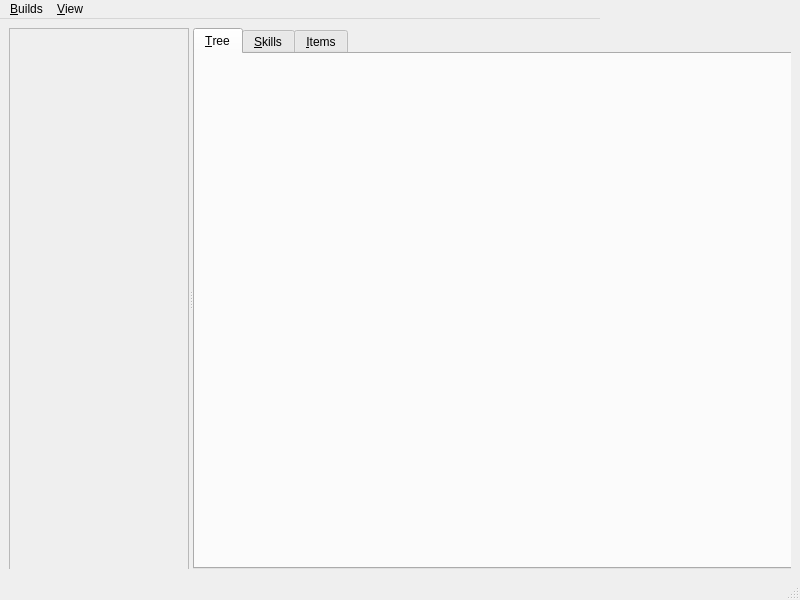
<?xml version="1.0" encoding="UTF-8"?>
<ui version="4.0">
 <class>MainWindow</class>
 <widget class="QMainWindow" name="MainWindow">
  <property name="geometry">
   <rect>
    <x>0</x>
    <y>0</y>
    <width>800</width>
    <height>600</height>
   </rect>
  </property>
  <property name="minimumSize">
   <size>
    <width>800</width>
    <height>600</height>
   </size>
  </property>
  <property name="windowTitle">
   <string notr="true">Path of Building</string>
  </property>
  <widget class="QWidget" name="centralwidget">
   <layout class="QHBoxLayout" name="horizontalLayout">
    <item>
     <widget class="QSplitter" name="mainsplitter">
      <property name="autoFillBackground">
       <bool>false</bool>
      </property>
      <property name="styleSheet">
       <string notr="true"/>
      </property>
      <property name="orientation">
       <enum>Qt::Horizontal</enum>
      </property>
      <widget class="QFrame" name="frame">
       <property name="sizePolicy">
        <sizepolicy hsizetype="Preferred" vsizetype="Preferred">
         <horstretch>1</horstretch>
         <verstretch>0</verstretch>
        </sizepolicy>
       </property>
       <property name="minimumSize">
        <size>
         <width>180</width>
         <height>600</height>
        </size>
       </property>
       <property name="maximumSize">
        <size>
         <width>400</width>
         <height>2000</height>
        </size>
       </property>
       <property name="sizeIncrement">
        <size>
         <width>10</width>
         <height>0</height>
        </size>
       </property>
       <property name="baseSize">
        <size>
         <width>200</width>
         <height>0</height>
        </size>
       </property>
       <property name="frameShape">
        <enum>QFrame::StyledPanel</enum>
       </property>
       <property name="frameShadow">
        <enum>QFrame::Raised</enum>
       </property>
      </widget>
      <widget class="QTabWidget" name="tabWidget">
       <property name="sizePolicy">
        <sizepolicy hsizetype="Expanding" vsizetype="Expanding">
         <horstretch>2</horstretch>
         <verstretch>0</verstretch>
        </sizepolicy>
       </property>
       <property name="minimumSize">
        <size>
         <width>600</width>
         <height>500</height>
        </size>
       </property>
       <property name="accessibleName">
        <string/>
       </property>
       <property name="styleSheet">
        <string notr="true"/>
       </property>
       <property name="currentIndex">
        <number>0</number>
       </property>
       <widget class="QWidget" name="tabTree">
        <attribute name="title">
         <string>&amp;Tree</string>
        </attribute>
       </widget>
       <widget class="QWidget" name="tabSkills">
        <attribute name="title">
         <string>&amp;Skills</string>
        </attribute>
       </widget>
       <widget class="QWidget" name="tabItems">
        <attribute name="title">
         <string>&amp;Items</string>
        </attribute>
       </widget>
      </widget>
     </widget>
    </item>
   </layout>
  </widget>
  <widget class="QMenuBar" name="menubar">
   <property name="geometry">
    <rect>
     <x>0</x>
     <y>0</y>
     <width>600</width>
     <height>22</height>
    </rect>
   </property>
   <property name="minimumSize">
    <size>
     <width>400</width>
     <height>0</height>
    </size>
   </property>
   <property name="maximumSize">
    <size>
     <width>600</width>
     <height>24</height>
    </size>
   </property>
   <widget class="QMenu" name="menuWidget">
    <property name="title">
     <string>&amp;Builds</string>
    </property>
    <addaction name="actionNew"/>
    <addaction name="actionOpen"/>
    <addaction name="actionSave"/>
    <addaction name="separator"/>
    <addaction name="actionExit"/>
    <addaction name="separator"/>
   </widget>
   <widget class="QMenu" name="menuView">
    <property name="title">
     <string>&amp;View</string>
    </property>
    <addaction name="actionLight"/>
    <addaction name="actionDark"/>
    <addaction name="actionStandard"/>
   </widget>
   <addaction name="menuWidget"/>
   <addaction name="menuView"/>
  </widget>
  <widget class="QStatusBar" name="statusbar">
   <property name="enabled">
    <bool>true</bool>
   </property>
  </widget>
  <action name="actionNew">
   <property name="text">
    <string>New</string>
   </property>
   <property name="toolTip">
    <string>Start a new build</string>
   </property>
   <property name="shortcut">
    <string>Ctrl+N</string>
   </property>
  </action>
  <action name="actionSave">
   <property name="text">
    <string>Save</string>
   </property>
   <property name="toolTip">
    <string>Save this build</string>
   </property>
   <property name="shortcut">
    <string>Ctrl+S</string>
   </property>
  </action>
  <action name="actionExit">
   <property name="text">
    <string>Exit</string>
   </property>
   <property name="toolTip">
    <string>Exit Path of Building</string>
   </property>
   <property name="shortcut">
    <string>Ctrl+X</string>
   </property>
  </action>
  <action name="actionOpen">
   <property name="text">
    <string>Open</string>
   </property>
   <property name="shortcut">
    <string>Ctrl+O</string>
   </property>
  </action>
  <action name="actionTree">
   <property name="enabled">
    <bool>true</bool>
   </property>
   <property name="text">
    <string>Tree</string>
   </property>
   <property name="toolTip">
    <string>Switch Tabs</string>
   </property>
   <property name="shortcut">
    <string>Ctrl+1</string>
   </property>
   <property name="autoRepeat">
    <bool>false</bool>
   </property>
   <property name="visible">
    <bool>true</bool>
   </property>
  </action>
  <action name="actionSkills">
   <property name="enabled">
    <bool>true</bool>
   </property>
   <property name="text">
    <string>Skills</string>
   </property>
   <property name="toolTip">
    <string>Switch Tabs</string>
   </property>
   <property name="shortcut">
    <string>Ctrl+2</string>
   </property>
   <property name="autoRepeat">
    <bool>false</bool>
   </property>
   <property name="visible">
    <bool>true</bool>
   </property>
  </action>
  <action name="actionItems">
   <property name="enabled">
    <bool>true</bool>
   </property>
   <property name="text">
    <string>Items</string>
   </property>
   <property name="toolTip">
    <string>Switch Tabs</string>
   </property>
   <property name="shortcut">
    <string>Ctrl+3</string>
   </property>
   <property name="autoRepeat">
    <bool>false</bool>
   </property>
   <property name="visible">
    <bool>true</bool>
   </property>
  </action>
  <action name="actionNotes">
   <property name="enabled">
    <bool>true</bool>
   </property>
   <property name="text">
    <string>Notes</string>
   </property>
   <property name="toolTip">
    <string>Switch Tabs</string>
   </property>
   <property name="shortcut">
    <string>Ctrl+4</string>
   </property>
   <property name="autoRepeat">
    <bool>false</bool>
   </property>
   <property name="visible">
    <bool>true</bool>
   </property>
  </action>
  <action name="actionFive">
   <property name="text">
    <string>Five</string>
   </property>
   <property name="shortcut">
    <string>Ctrl+5</string>
   </property>
  </action>
  <action name="actionLight">
   <property name="text">
    <string>Light</string>
   </property>
   <property name="whatsThis">
    <string>light</string>
   </property>
  </action>
  <action name="actionDark">
   <property name="text">
    <string>Dark</string>
   </property>
   <property name="whatsThis">
    <string>dark</string>
   </property>
  </action>
  <action name="actionFusion">
   <property name="text">
    <string>Fusion</string>
   </property>
   <property name="whatsThis">
    <string>Fusion</string>
   </property>
  </action>
  <action name="actionStandard">
   <property name="text">
    <string>Standard</string>
   </property>
   <property name="whatsThis">
    <string/>
   </property>
   <property name="shortcut">
    <string>Ctrl+0</string>
   </property>
  </action>
 </widget>
 <resources/>
 <connections/>
</ui>
